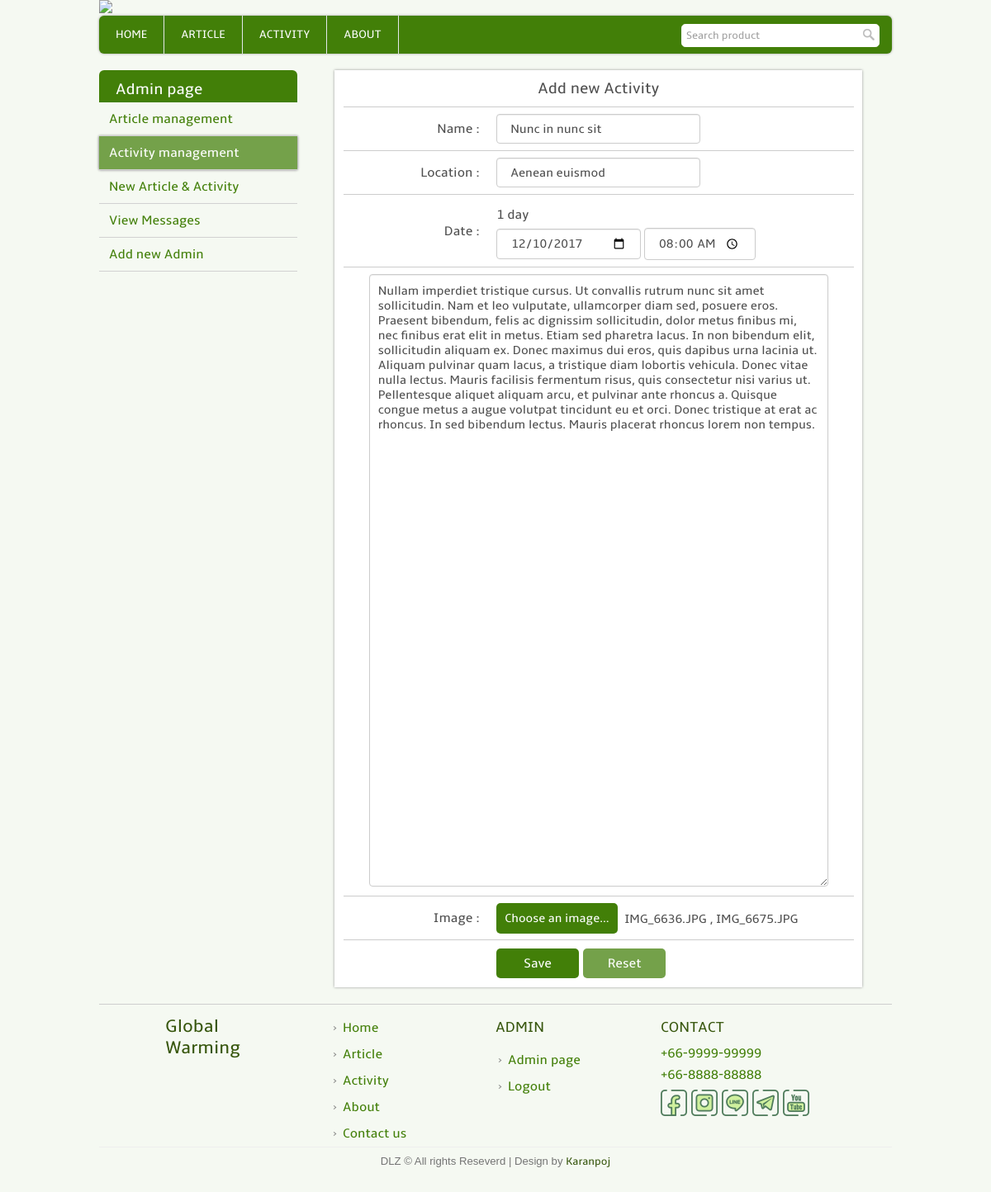
The page /admin_edit_act.php?edit_id=4 (signed in) on the database its author committed.
### tables this page shows
CREATE TABLE `activity` (
  `activity_id` int(11) NOT NULL,
  `activity_name` varchar(255) NOT NULL,
  `activity_text` text NOT NULL,
  `activity_imgs` text NOT NULL,
  `activity_1day` datetime NOT NULL,
  `activity_start` date NOT NULL,
  `activity_end` date NOT NULL,
  `activity_locat` varchar(255) NOT NULL,
  `activity_ptime` datetime NOT NULL,
  `activity_type` int(11) NOT NULL DEFAULT '1',
  `visitor_act` int(11) NOT NULL DEFAULT '0'
);

### template.class.php (called while the page is built, shortened)
<?php
    class Template {
        protected $file;
        protected $values = array();
        public function __construct($file) {
            $this->file = $file;
        }
        public function set($key, $value) {
            $this->values[$key] = $value;
        }
        public function output() {
            $output = file_get_contents($this->file);
            foreach ($this->values as $key => $value) {
            	$tagToReplace = "[@$key]";
            	$output = str_replace($tagToReplace, $value, $output);
            }
            return $output;
        }
    }
?>

### admin_edit_act.php (the view, shortened to what this page needs)
<?php
	require_once('connect.php');
	include("template.class.php");
	if(!isset($_SESSION['adminname']))
	{
		$user_login = false;
		$layout_header = new Template("layout_header.tpl");
		$layout_footer = new Template("layout_footer.tpl");
	}
	else{
		$layout_header = new Template("layout_header_admin.tpl");
		$layout_footer = new Template("layout_footer_admin.tpl");
	}
	$layout_header->set('title','Admin page : Global warming website');
	echo $layout_header->output();
?>
<div class="admin_full">
	<div class="admin_left">
		<table class="admin_menu">
			<tr>
				<th>
					Admin page
				</th>
			</tr>
			<tr>
				<td>
					<a href="admin.php">Article management</a>
				</td>
			</tr>
			<tr>
				<td class="active">
					<a href="admin_activity.php">Activity management</a>
				</td>
			</tr>
			<tr>
				<td>
					<a href="admin_addpost.php">New Article & Activity</a>
				</td>
			</tr>
			<tr>
				<td>
					<a href="admin_messages.php">View Messages</a>
				</td>
			</tr>
			<tr>
				<td>
					<a href="admin_newadmin.php">Add new Admin</a>
				</td>
			</tr>
		</table>
	</div>
<?php
	$q = "select * from activity where activity_id = ".$_GET['edit_id'];
	$result = $mysqli -> query($q);
	$row=$result->fetch_array();
?>
	<div class="admin_right">
		<div class="post_form">
			<h3>Add new Activity</h3>
			<form method="post" action="admin_save_act.php" enctype="multipart/form-data">
				<table class="add_post_tb">
					<tr>
						<td>
							Name :
						</td>
						<td>
							<input type="text" placeholder="Enter activity`s name" name="act_name" value="<?php echo $row['activity_name']; ?>" required>
						</td>
						<td></td>
					</tr>
					<tr>
						<td>
							Location :
						</td>
						<td>
							<input type="text" placeholder="Enter location" name="act_locat" value="<?php echo $row['activity_locat']; ?>" required>
						</td>
						<td></td>
					</tr>
					<tr>
						<td>
							Date :
						</td>
						<td colspan="2">
<?php
						if ($row['activity_1day'] != 0) {
							$datetime = strtotime($row['activity_1day']);
							$date = date("Y-m-d", $datetime);
							$time = date("H:i:s", $datetime);
?>
							<br>1 day<br>
							<input type="date" class="input_select" name="act_date" value="<?php echo $date; ?>" style="width: 175px">
							<input type="time" class="input_select" name="act_time" value="<?php echo $time; ?>">
<?php
						}else{
?>
							<br>Between<br>
							<input type="date" class="input_select" name="act_start" value="<?php echo $row['activity_start']; ?>" style="width: 175px"> and
							<input type="date" class="input_select" name="act_end" value="<?php echo $row['activity_end']; ?>" style="width: 175px">
<?php
						}
?>
						</td>
					</tr>
					<tr>
						<td colspan="3" style="text-align: center;padding: 0px;">
<?php
							$text = str_replace("\'", "'", $row['activity_text']);
?>
							<textarea name="activity_text" rows="40" required><?php echo $text; ?></textarea>
						</td>
					</tr>
					<tr>
						<td style="padding: 18px 20px 18px 0px;">
							Image :
						</td>
						<td colspan="2">
							<label class="filecon">
								<strong>Choose an image...</strong>
							</label>
<?php
							$text2 = str_replace("?#", " , ", $row['activity_imgs']);
?>
							<div id="file_show" style="font-size: 15px;padding: 3px 0 0 155px"><?php echo $text2; ?></div>
    					</td>
					</tr>
					<tr>
						<td>
						</td>
						<td colspan="2">
    						<div class="post_form_bt">
      							<button type="submit" class="addbt" name="submit" value="Add">Save</button>
      							<button type="reset"  class="cancelbtn">Reset</button>
    						</div>
    					</td>
					</tr>
				</table>
			</form>
		</div>
	</div>
</div>
<?php
	echo $layout_footer->output();
?>

### css/w3.css (style rules this page uses)
*,*:before,*:after { box-sizing:inherit }
html { -ms-text-size-adjust:100%;-webkit-text-size-adjust:100% }
body { margin:0 }
a { background-color:transparent;-webkit-text-decoration-skip:objects }
img { border-style:none }
button,input,select,textarea { font:inherit;margin:0 }
button,input { overflow:visible }
button,select { text-transform:none }
button,html [type=button],[type=reset],[type=submit] { -webkit-appearance:button }
textarea { overflow:auto }
html,body { font-family:Verdana,sans-serif;font-size:15px;line-height:1.5 }
html { overflow-x:hidden }
h2 { font-size:30px }
h3 { font-size:24px }
h4 { font-size:20px }
h1,h2,h3,h4,h5,h6 { font-family:"Segoe UI",Arial,sans-serif;font-weight:400;margin:10px 0 }
img { margin-bottom:-5px }
a { color:inherit }

### rows shown on the page
activity: act_name "Nunc in nunc sit", act_locat "Aenean euismod", act_date "12/10/2017", act_time "08:00:00", activity_text "Nullam imperdiet tristique cursus. Ut convallis rutrum nunc sit amet sollicitudin. Nam et leo vulputate, ullamcorper diam sed, posuere eros. Praesent bibendum, felis ac dignissim sollicitudin, dolor metus finibus mi, nec finibus erat elit in metus. Etiam sed pharetra lacus. In non bibendum elit, sollicitudin aliquam ex. Donec maximus dui eros, quis dapibus urna lacinia ut. Aliquam pulvinar quam lacus, a tristique diam lobortis vehicula. Donec vitae nulla lectus. Mauris facilisis fermentum risus, quis consectetur nisi varius ut. Pellentesque aliquet aliquam arcu, et pulvinar ante rhoncus a. Quisque congue metus a augue volutpat tincidunt eu et orci. Donec tristique at erat ac rhoncus. In sed…", activity_imgs "IMG_6636.JPG , IMG_6675.JPG"

### other values the page prints
$layout_footer->output() "Global Warming Home Article Activity About Contact us ADMIN Admin page Logout CONTACT +66-9999-99999 +66-8888-88888 DLZ © All rights Reseverd | Design by Karanpoj"
